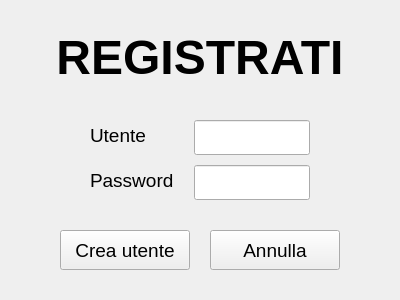
<?xml version="1.0" encoding="UTF-8"?>
<ui version="4.0">
 <class>Registrazione</class>
 <widget class="QWidget" name="Registrazione">
  <property name="geometry">
   <rect>
    <x>0</x>
    <y>0</y>
    <width>400</width>
    <height>300</height>
   </rect>
  </property>
  <property name="sizePolicy">
   <sizepolicy hsizetype="Expanding" vsizetype="Expanding">
    <horstretch>0</horstretch>
    <verstretch>0</verstretch>
   </sizepolicy>
  </property>
  <property name="minimumSize">
   <size>
    <width>400</width>
    <height>300</height>
   </size>
  </property>
  <property name="windowTitle">
   <string>Registrazione</string>
  </property>
  <layout class="QVBoxLayout" name="verticalLayout">
   <property name="spacing">
    <number>15</number>
   </property>
   <property name="leftMargin">
    <number>40</number>
   </property>
   <property name="topMargin">
    <number>30</number>
   </property>
   <property name="rightMargin">
    <number>40</number>
   </property>
   <property name="bottomMargin">
    <number>30</number>
   </property>
   <item>
    <spacer name="spacerTop">
     <property name="orientation">
      <enum>Qt::Vertical</enum>
     </property>
     <property name="sizeHint" stdset="0">
      <size>
       <width>20</width>
       <height>40</height>
      </size>
     </property>
    </spacer>
   </item>
   <item>
    <widget class="QLabel" name="reg_slbl_titolo">
     <property name="font">
      <font>
       <pointsize>36</pointsize>
       <bold>true</bold>
      </font>
     </property>
     <property name="layoutDirection">
      <enum>Qt::LeftToRight</enum>
     </property>
     <property name="text">
      <string>REGISTRATI</string>
     </property>
     <property name="alignment">
      <set>Qt::AlignCenter</set>
     </property>
    </widget>
   </item>
   <item>
    <spacer name="spacerTitleForm">
     <property name="orientation">
      <enum>Qt::Vertical</enum>
     </property>
     <property name="sizeType">
      <enum>QSizePolicy::Fixed</enum>
     </property>
     <property name="sizeHint" stdset="0">
      <size>
       <width>20</width>
       <height>20</height>
      </size>
     </property>
    </spacer>
   </item>
   <item>
    <layout class="QFormLayout" name="formLayout">
     <property name="horizontalSpacing">
      <number>20</number>
     </property>
     <property name="verticalSpacing">
      <number>15</number>
     </property>
     <property name="leftMargin">
      <number>50</number>
     </property>
     <property name="rightMargin">
      <number>50</number>
     </property>
     <item row="0" column="0">
      <widget class="QLabel" name="reg_slbl_utente">
       <property name="font">
        <font>
         <pointsize>14</pointsize>
        </font>
       </property>
       <property name="text">
        <string>Utente</string>
       </property>
      </widget>
     </item>
     <item row="0" column="1">
      <widget class="QLineEdit" name="reg_edit_utente">
       <property name="minimumSize">
        <size>
         <width>0</width>
         <height>35</height>
        </size>
       </property>
       <property name="font">
        <font>
         <pointsize>14</pointsize>
        </font>
       </property>
      </widget>
     </item>
     <item row="1" column="0">
      <widget class="QLabel" name="reg_slbl_password">
       <property name="font">
        <font>
         <pointsize>14</pointsize>
        </font>
       </property>
       <property name="text">
        <string>Password</string>
       </property>
      </widget>
     </item>
     <item row="1" column="1">
      <widget class="QLineEdit" name="reg_edit_password">
       <property name="minimumSize">
        <size>
         <width>0</width>
         <height>35</height>
        </size>
       </property>
       <property name="font">
        <font>
         <pointsize>14</pointsize>
        </font>
       </property>
       <property name="echoMode">
        <enum>QLineEdit::Password</enum>
       </property>
       <property name="text">
        <string/>
       </property>
      </widget>
     </item>
    </layout>
   </item>
   <item>
    <spacer name="spacerFormButtons">
     <property name="orientation">
      <enum>Qt::Vertical</enum>
     </property>
     <property name="sizeType">
      <enum>QSizePolicy::Fixed</enum>
     </property>
     <property name="sizeHint" stdset="0">
      <size>
       <width>20</width>
       <height>20</height>
      </size>
     </property>
    </spacer>
   </item>
   <item>
    <layout class="QHBoxLayout" name="horizontalLayout_5">
     <property name="spacing">
      <number>20</number>
     </property>
     <item>
      <spacer name="spacerBtnLeft">
       <property name="orientation">
        <enum>Qt::Horizontal</enum>
       </property>
       <property name="sizeHint" stdset="0">
        <size>
         <width>40</width>
         <height>20</height>
        </size>
       </property>
      </spacer>
     </item>
     <item>
      <widget class="QPushButton" name="reg_btn_crea_utente">
       <property name="minimumSize">
        <size>
         <width>130</width>
         <height>40</height>
        </size>
       </property>
       <property name="font">
        <font>
         <pointsize>14</pointsize>
        </font>
       </property>
       <property name="text">
        <string>Crea utente</string>
       </property>
      </widget>
     </item>
     <item>
      <widget class="QPushButton" name="reg_btn_annulla">
       <property name="minimumSize">
        <size>
         <width>130</width>
         <height>40</height>
        </size>
       </property>
       <property name="font">
        <font>
         <pointsize>14</pointsize>
        </font>
       </property>
       <property name="text">
        <string>Annulla</string>
       </property>
      </widget>
     </item>
     <item>
      <spacer name="spacerBtnRight">
       <property name="orientation">
        <enum>Qt::Horizontal</enum>
       </property>
       <property name="sizeHint" stdset="0">
        <size>
         <width>40</width>
         <height>20</height>
        </size>
       </property>
      </spacer>
     </item>
    </layout>
   </item>
   <item>
    <spacer name="spacerBottom">
     <property name="orientation">
      <enum>Qt::Vertical</enum>
     </property>
     <property name="sizeHint" stdset="0">
      <size>
       <width>20</width>
       <height>40</height>
      </size>
     </property>
    </spacer>
   </item>
  </layout>
 </widget>
 <resources/>
 <connections/>
</ui>
